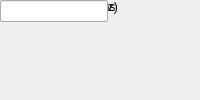
<?xml version="1.0" encoding="UTF-8"?>
<ui version="4.0">
 <class>MainWindow</class>
 <widget class="QMainWindow" name="MainWindow">
  <property name="windowTitle"><string>adc_5g_e2v</string></property>
  <widget class="QWidget" name="centralwidget">
   <!-- NOTE: this is a simplified structural mirror of the generated
        <module>_ui.py, not a full round-trip Designer file. Regenerate
        both from the same spec if you need to edit layout by hand. -->
       <widget class="QLabel" name="label_name">
     <property name="text"><string>Block name</string></property>
    </widget>
       <widget class="QLineEdit" name="name"/>
       <widget class="QLabel" name="label_adc_mode">
     <property name="text"><string>ADC Work mode</string></property>
    </widget>
       <widget class="QComboBox" name="adc_mode">
     <item><property name="text"><string>1-Channel</string></property></item>
     <item><property name="text"><string>2-Channel</string></property></item>
     <item><property name="text"><string>4-Channel</string></property></item>
    </widget>
       <widget class="QLabel" name="label_output_mode">
     <property name="text"><string>ADC Output mode</string></property>
    </widget>
       <widget class="QComboBox" name="output_mode">
     <item><property name="text"><string>normal mode</string></property></item>
     <item><property name="text"><string>test mode</string></property></item>
    </widget>
       <widget class="QLabel" name="label_chips_num">
     <property name="text"><string>Number of ADC chips</string></property>
    </widget>
       <widget class="QComboBox" name="chips_num">
     <item><property name="text"><string>1</string></property></item>
     <item><property name="text"><string>2</string></property></item>
    </widget>
       <widget class="QLabel" name="label_adc_loc">
     <property name="text"><string>ADC board location</string></property>
    </widget>
       <widget class="QComboBox" name="adc_loc">
     <item><property name="text"><string>FMC1</string></property></item>
     <item><property name="text"><string>FMC2</string></property></item>
    </widget>
       <widget class="QLabel" name="label_f_sample">
     <property name="text"><string>ADC Clock Rate(Mhz)</string></property>
    </widget>
       <widget class="QLineEdit" name="f_sample"/>
  </widget>
 </widget>
 <resources/>
 <connections/>
</ui>
